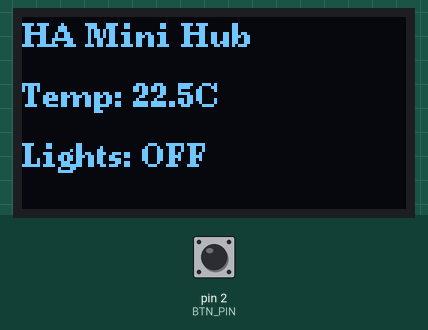
Simulated run of this sketch. Board: Arduino Uno, built with avr-gcc and run on an emulated ATmega328P. Parts: 128×64 one-colour display. The inputs (shaded band) are chosen by the test bench; at power-on: pin 2 (BTN_PIN) HIGH.

Above: at 1.2 s.
1.3 s: pin 2 (BTN_PIN) pulled LOW for 1 s
At 1.75 s:
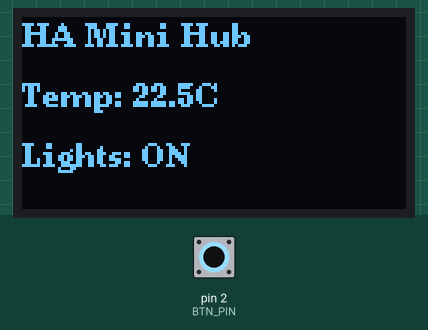
3.9 s: pin 2 (BTN_PIN) pulled LOW for 0.15 s
5.6 s: pin 2 (BTN_PIN) pulled LOW for 3.2 s
At 6.02 s:
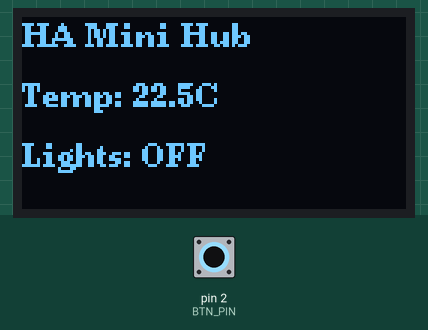
Timing chart, 0 to 8.6 s (numbered marks = the images above; inputs shaded):
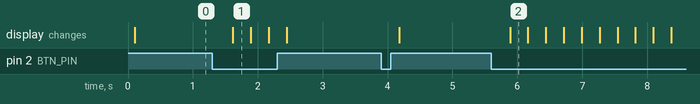

Measured:
- after the input at 1.3 s, the display: changes after 0.31 s (image 1)
- after the input at 5.6 s, the display: changes after 0.29 s (image 2)

The sketch:

sketch_apr13a.ino
```cpp
#include <Arduino.h>
#include <U8g2lib.h>
#include <Wire.h>

U8G2_SSD1306_128X64_NONAME_F_HW_I2C u8g2(U8G2_R0, U8X8_PIN_NONE);

const int BTN_PIN = 2;
int lightStatus = 0;

void setup() {
  u8g2.begin();
  pinMode(BTN_PIN, INPUT_PULLUP);
}

void loop() {
  if (digitalRead(BTN_PIN) == LOW) {
    lightStatus = !lightStatus;
    delay(200);
  }

  u8g2.clearBuffer();
  u8g2.setFont(u8g2_font_ncenB08_tr);
  u8g2.drawStr(0, 10, "HA Mini Hub");
  u8g2.drawStr(0, 30, "Temp: 22.5C");

  u8g2.setCursor(0, 50);
  u8g2.print("Lights: ");
  u8g2.print(lightStatus ? "ON" : "OFF");

  u8g2.sendBuffer();
}
```
